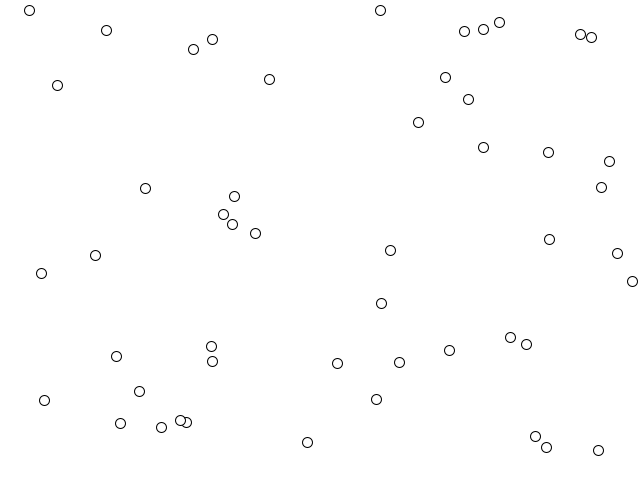
Frame 1 (no input)
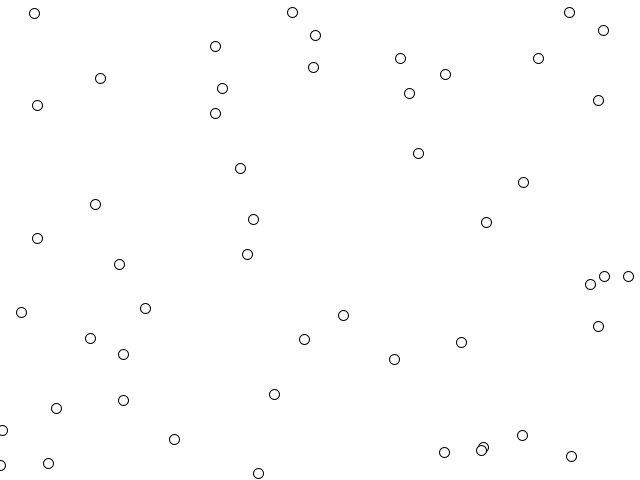
Frame 60 (the mouse pressed at the canvas centre just before this capture)
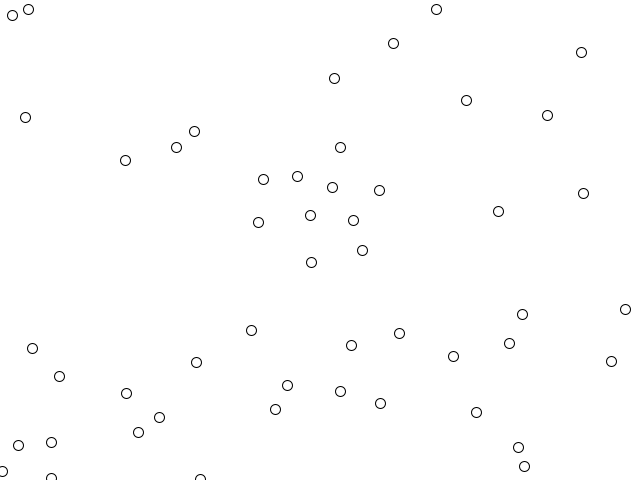
Frame 120 (the mouse held since frame 60 and released just before this capture)

The Processing sketch that drew these frames (run headless with seeded random() and noise(); from frame 60 on, the mouse is pressed at the canvas centre):

// Processing sketch: pongArray
// ── pongArray.pde
Ball [] balls;

void setup(){
  size(640,480);
  balls = new Ball[50];
  for (int i=0; i<balls.length; i++){
    balls[i] = new Ball();
  }
}

void draw(){
  background(255);
  for (int i=0; i<balls.length; i++){
    balls[i].move();
    balls[i].display();
  }
}

// ── Ball.pde
class Ball{
  float x;
  float y;
  float xSpeed;
  float ySpeed;
  float size;
  
  void move(){
    x+=xSpeed;
    y+=ySpeed;
    
    if (x<0 || x>width){
      xSpeed *= -1;
    }
    if (y<0 || y>height){
      ySpeed *= -1;
    }
  }
  void display(){
    ellipse(x,y,size,size);
  }
  
  Ball(){
    x = random(width);
    y = random(height);
    xSpeed = random(-5,5);
    ySpeed = random(-5,5);
    size = 10;
  }
}
